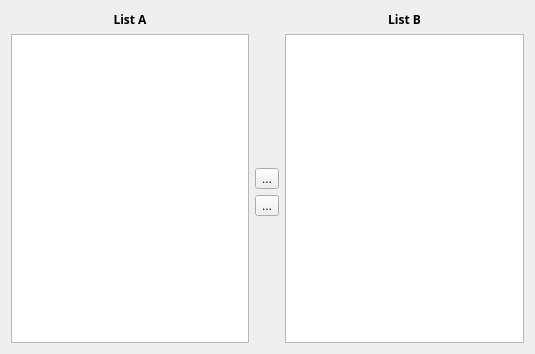
<?xml version="1.0" encoding="UTF-8"?>
<ui version="4.0">
 <class>DragDialog</class>
 <widget class="QDialog" name="DragDialog">
  <property name="geometry">
   <rect>
    <x>0</x>
    <y>0</y>
    <width>535</width>
    <height>354</height>
   </rect>
  </property>
  <property name="windowTitle">
   <string>Choose Drag Dialog</string>
  </property>
  <layout class="QGridLayout" name="gridLayout">
   <item row="0" column="0">
    <widget class="QLabel" name="labelA">
     <property name="mouseTracking">
      <bool>true</bool>
     </property>
     <property name="text">
      <string>&lt;html&gt;&lt;head&gt;&lt;meta name=&quot;qrichtext&quot; content=&quot;1&quot; /&gt;&lt;/head&gt;&lt;body style=&quot; white-space: pre-wrap; font-family:Sans Serif; font-weight:400; font-style:normal; text-decoration:none;&quot;&gt;&lt;p style=&quot; margin-top:0px; margin-bottom:0px; margin-left:0px; margin-right:0px; -qt-block-indent:0; text-indent:0px;&quot;&gt;&lt;span style=&quot; font-weight:600;&quot;&gt;List A&lt;/span&gt;&lt;/p&gt;&lt;/body&gt;&lt;/html&gt;</string>
     </property>
     <property name="alignment">
      <set>Qt::AlignCenter</set>
     </property>
    </widget>
   </item>
   <item row="0" column="2">
    <widget class="QLabel" name="labelB">
     <property name="mouseTracking">
      <bool>true</bool>
     </property>
     <property name="text">
      <string>&lt;html&gt;&lt;head&gt;&lt;meta name=&quot;qrichtext&quot; content=&quot;1&quot; /&gt;&lt;/head&gt;&lt;body style=&quot; white-space: pre-wrap; font-family:Sans Serif; font-weight:400; font-style:normal; text-decoration:none;&quot;&gt;&lt;p style=&quot; margin-top:0px; margin-bottom:0px; margin-left:0px; margin-right:0px; -qt-block-indent:0; text-indent:0px;&quot;&gt;&lt;span style=&quot; font-weight:600;&quot;&gt;List B&lt;/span&gt;&lt;/p&gt;&lt;/body&gt;&lt;/html&gt;</string>
     </property>
     <property name="alignment">
      <set>Qt::AlignCenter</set>
     </property>
    </widget>
   </item>
   <item row="1" column="0" rowspan="4">
    <widget class="DragListWidget" name="DragListA">
     <property name="autoScrollMargin">
      <number>0</number>
     </property>
    </widget>
   </item>
   <item row="1" column="1">
    <spacer name="spacer_2">
     <property name="orientation">
      <enum>Qt::Vertical</enum>
     </property>
     <property name="sizeHint" stdset="0">
      <size>
       <width>20</width>
       <height>40</height>
      </size>
     </property>
    </spacer>
   </item>
   <item row="1" column="2" rowspan="4">
    <widget class="DragListWidget" name="DragListB">
     <property name="autoScrollMargin">
      <number>0</number>
     </property>
    </widget>
   </item>
   <item row="2" column="1">
    <widget class="QToolButton" name="leftButton">
     <property name="text">
      <string>...</string>
     </property>
     <property name="icon">
      <iconset resource="../QtGuiApplication1.qrc">
       <normaloff>:/Resources/leftarrow.png</normaloff>:/Resources/leftarrow.png</iconset>
     </property>
     <property name="iconSize">
      <size>
       <width>22</width>
       <height>22</height>
      </size>
     </property>
    </widget>
   </item>
   <item row="3" column="1">
    <widget class="QToolButton" name="rightButton">
     <property name="text">
      <string>...</string>
     </property>
     <property name="icon">
      <iconset resource="../QtGuiApplication1.qrc">
       <normaloff>:/Resources/rightarrow.png</normaloff>:/Resources/rightarrow.png</iconset>
     </property>
     <property name="iconSize">
      <size>
       <width>22</width>
       <height>22</height>
      </size>
     </property>
    </widget>
   </item>
   <item row="4" column="1">
    <spacer name="spacer">
     <property name="orientation">
      <enum>Qt::Vertical</enum>
     </property>
     <property name="sizeHint" stdset="0">
      <size>
       <width>20</width>
       <height>40</height>
      </size>
     </property>
    </spacer>
   </item>
  </layout>
 </widget>
 <customwidgets>
  <customwidget>
   <class>DragListWidget</class>
   <extends>QListWidget</extends>
   <header>DragListWidget.h</header>
  </customwidget>
 </customwidgets>
 <resources>
  <include location="../QtGuiApplication1.qrc"/>
 </resources>
 <connections/>
</ui>
